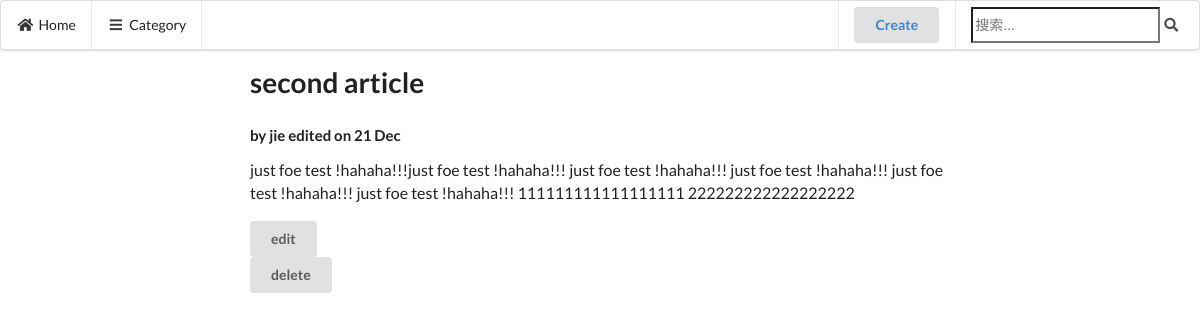
Page /blogs/article/2 on the committed database.
### blogs/models.py (models this page shows, shortened)
class Article(models.Model):
    title = models.CharField('title', max_length=256)
    content = models.TextField('content')
    author = models.CharField('author',max_length=256)
    pub_date = models.DateTimeField('published date',auto_now_add=True)
    edit_date=models.DateTimeField('edited date', auto_now=True)

### blogs/views.py (the view)
# urls.py: url(r'^article/(?P<pk>\d+)$', views.ArticleView.as_view(), name='detail'),
class ArticleView(generic.DetailView):
    model = Article
    template_name = 'blogs/article.html'

### templates/blogs/article.html (shortened to what this page needs)
{% extends 'base.html' %} {% block title %}{{article.title}}{% endblock %} {% block body %}
<div class="ui text container ">
    <h1>{{article.title}}</h1>
    <h4>by {{article.author}} edited on {{ article.edit_date|date:"d M" }}</h4>
    <p>{{article.content}}</p>
    <a class="ui button" href="{% url 'blogs:editview' article.id %}">
        edit
    </a>
    <form action="{% url 'blogs:delete' %}" method="post">
        <input class="ui submit button" type="submit" value="delete" />
    </form>
</div>
{% endblock %}

### rows in the picture
Article: title "second article", author "jie", edit_date "21 Dec", content "just foe test !hahaha!!!just foe test !hahaha!!! just foe test !hahaha!!! just foe test !hahaha!!! just foe test !hahaha!!! just foe test !hahaha!!! 111111111111111111 222222222222222222"
